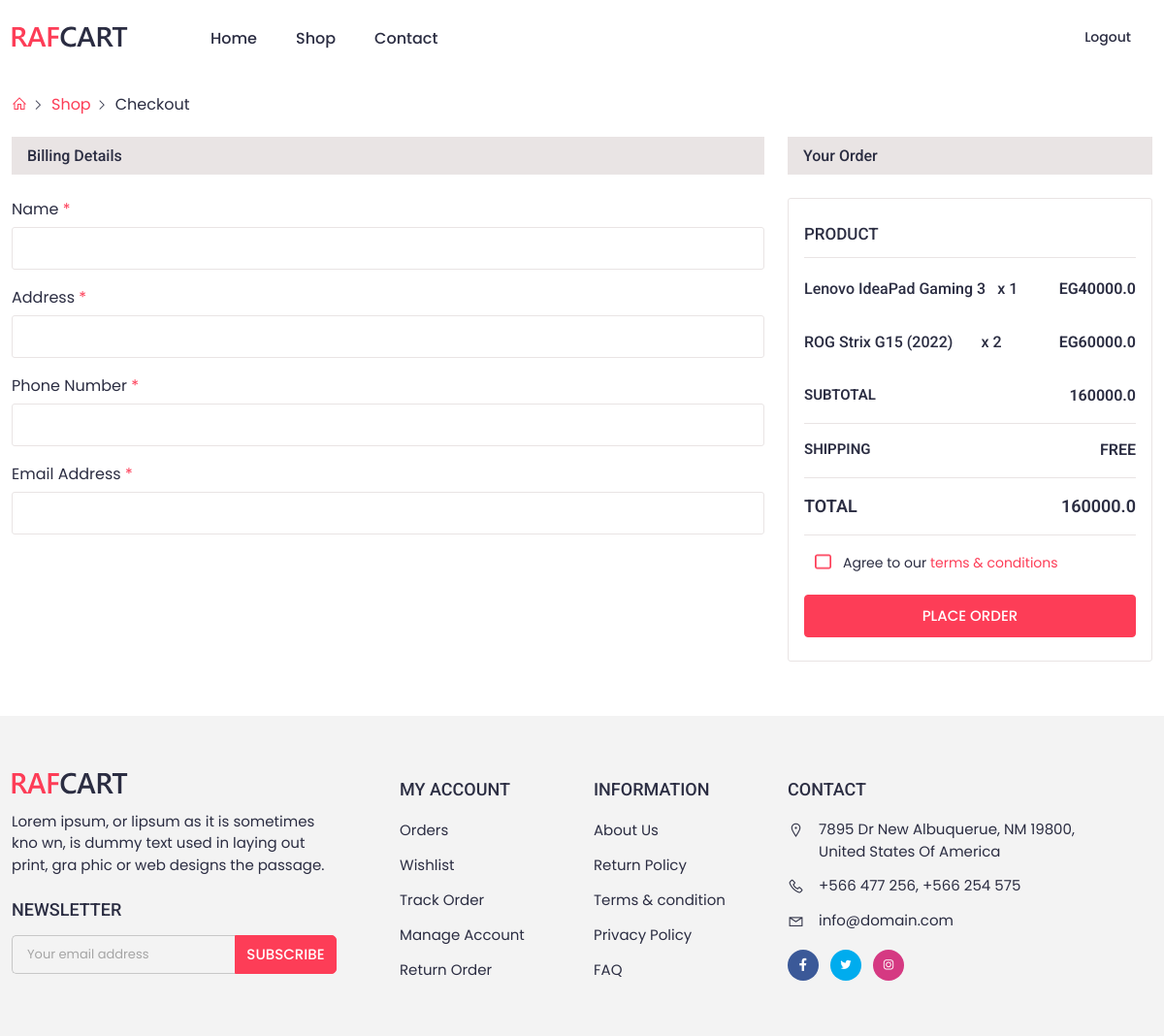
/shop/checkout/ (signed in), run on an earlier commit of the app's database.
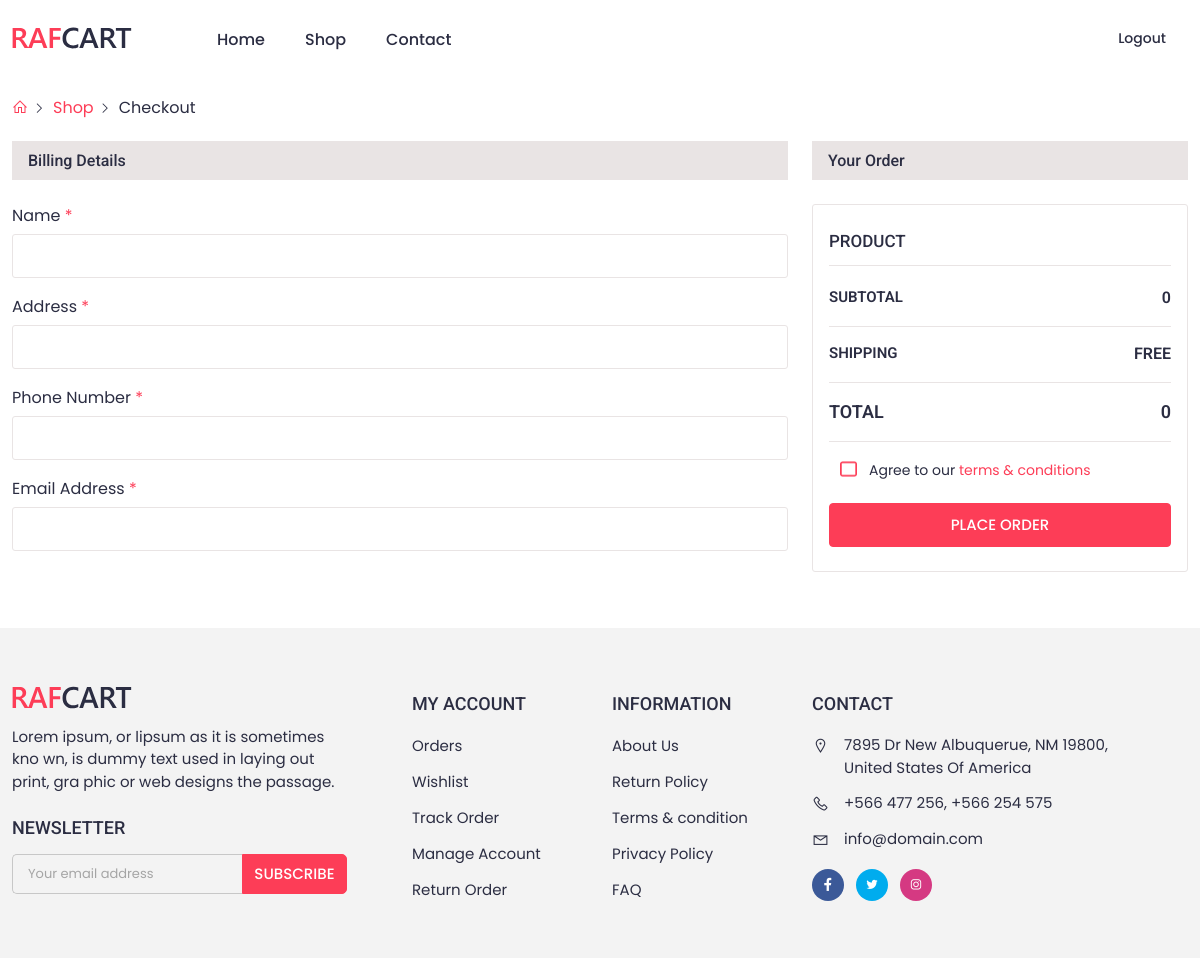
And on a later commit of the database.
### shop/models.py (models this page shows, shortened)
class CartItem(models.Model):
    cart = models.ForeignKey(Cart, on_delete=models.CASCADE)
    product = models.ForeignKey(Product, on_delete=models.CASCADE)
    quantity = models.PositiveIntegerField(default=1)

class Product(models.Model):
    choise=[
    ('Laptop','Laptop'),
    ('Computer','Computer'),
    ('Phone','Phone'),
    ('Screen','Screen'),
    ]
    Name = models.CharField(max_length=60)
    Price = models.FloatField()
    Description = models.TextField(max_length=2000)
    Image = models.ImageField(upload_to='images/')
    Availability = models.BooleanField(default=True)
    Color=ColorField(default='#000000')
    Categore = models.CharField(max_length=50, choices=choise, blank=True, null=True)
    Brand = models.CharField(max_length=20,null=True)

### shop/views.py (the view, shortened to what this page needs)
# urls.py: path('checkout/',views.checkout, name='checkout'),
def checkout(request):
    if request.user.is_authenticated:
        cart = Cart.objects.filter(user=request.user).first()
        if cart:
            cart_items = CartItem.objects.filter(cart=cart)
            total_price = calculate_total_price(cart_items)
        else:
            cart_items = None
            total_price = 0
    else:
        cart_items = None
        total_price = 0
    return render(request, 'shop/checkout.html', {'cart_items': cart_items, 'total_price': total_price})

### shop/views.py (called while the page is built)
def calculate_total_price(cart_items):
    total_price = 0
    for cart_item in cart_items:
        total_price += cart_item.product.Price * cart_item.quantity
    return total_price

### templates/shop/checkout.html (shortened to what this page needs)
{% extends 'base.html' %}
{% block content %}
    <div class="container">
      <div class="breadcrumbs">
        <a href="{% url 'home' %}"><i class="las la-home"></i></a>
        <a href="#">Shop</a>
        <a href="#" class="active">Checkout</a>
      </div>
    </div>
     <div class="cart_area section_padding_b">
      <div class="container">
        <div class="row">
          <div class="col-xl-8 col-lg-7 col-md-6">
            <h4 class="shop_cart_title mb-4 ps-3">Billing details</h4>
            <div class="billing_form">
              <form method="post">
                  <div class="row">
                    <div class="col-lg-12">
                      <div class="single_billing_inp">
                        <label for="first_name">Name <span>*</span></label>
                        <input type="text" name="name"  />
                      </div>
                    </div>
                    <div class="col-12">
                      <div class="single_billing_inp">
                        <label for="street_addr"
                          > Address <span>*</span></label
                        >
                        <input name="address" type="text"  />
                      </div>
                    </div>
                    <div class="col-12">
                      <div class="single_billing_inp">
                        <label for="phone_number"
                          >Phone Number <span>*</span></label
                        >
                        <input name="phone" type="text"  />
                      </div>
                    </div>
                    <div class="col-12">
                      <div class="single_billing_inp">
                        <label for="email_addr">Email Address <span>*</span></label>
                        <input  name="email" type="text"/>
                      </div>
                    </div>
                  </div>
                </div>
                </div>
                <div class="col-xl-4 col-lg-5 col-md-6">
                  <h4 class="shop_cart_title ps-3">Your order</h4>
                  <div class="checkout_order mt-4">
                    <h4>product</h4>
                    {% for item in cart_items %}
                    <div class="single_check_order">
                      <div class="checkorder_cont">
                        <h5>{{ item.product.Name }}</h5>
                      </div>
                        <p class="checkorder_qnty">x {{ item.quantity }}</p>
                      <p class="checkorder_price">EG{{ item.product.Price }}</p>
                    </div>
                    {% endfor %}
                    <div class="single_check_order subs">
                      <div class="checkorder_cont subtotal-h">
                        <h5>Subtotal</h5>
                      </div>
                      <p class="checkorder_price">{{ total_price }}</p>
                    </div>
                    <div class="single_check_order subs">
                      <div class="checkorder_cont subtotal-h">
                        <h5>Shipping</h5>
                      </div>
                      <p class="checkorder_price">Free</p>
                    </div>
                    <div class="single_check_order total">
                      <div class="checkorder_cont">
                        <h5>Total</h5>
                      </div>
                      <p class="checkorder_price">{{ total_price }}</p>
                    </div>
                    <div class="checkorder_agree custom_check check_2">
                      <label for="save-default"
                      >Agree to our
                      <a href="#" class="text-color">terms & conditions</a></label
                      >
                    </div>
                    <div class="checkorder_btn">
                      <button type="submit" class="default_btn rounded w-100">place order</button>
                    </div>
              </div>
            </div>
        </div>
      </div>
    </div>
{% endblock content %}

What changed in the data, as far as the page shows it:
removed CartItem: product.Name "Lenovo IdeaPad Gaming 3", quantity "1", product.Price "40000.0"
removed CartItem: product.Name "ROG Strix G15 (2022)", quantity "2", product.Price "60000.0"
Also different on the page:
{{ total_price }}: "160000.0" → "0"
